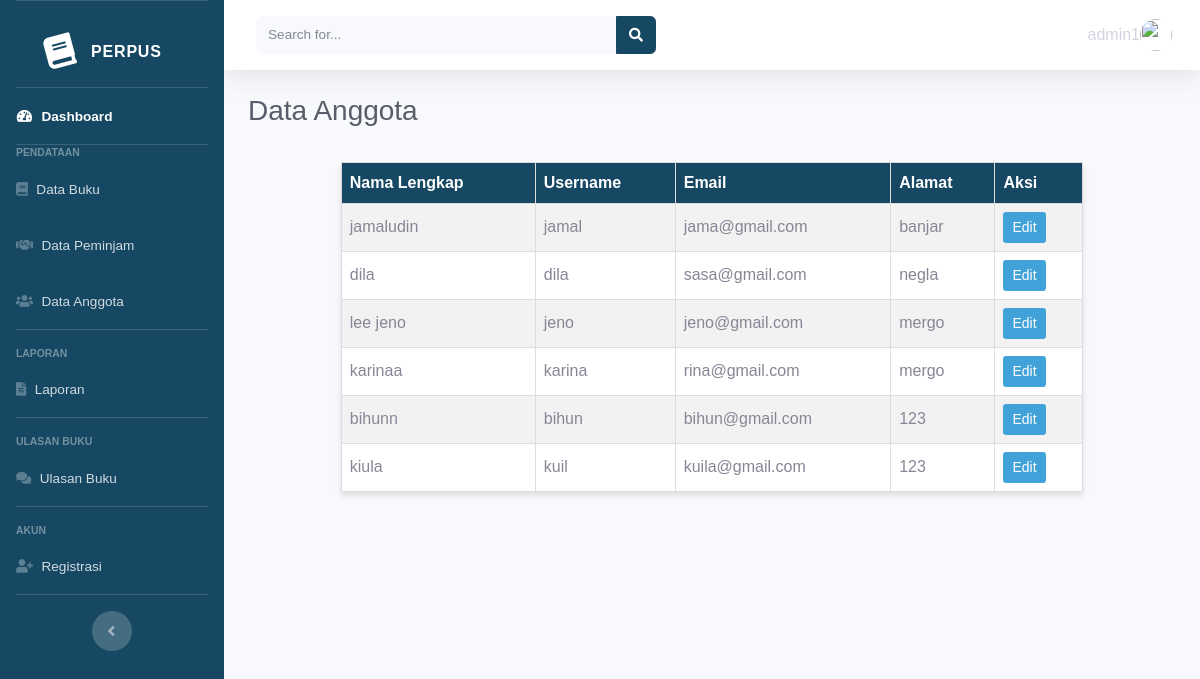
/admin/index_data_anggota.php (signed in), run on an earlier commit of the app's database.
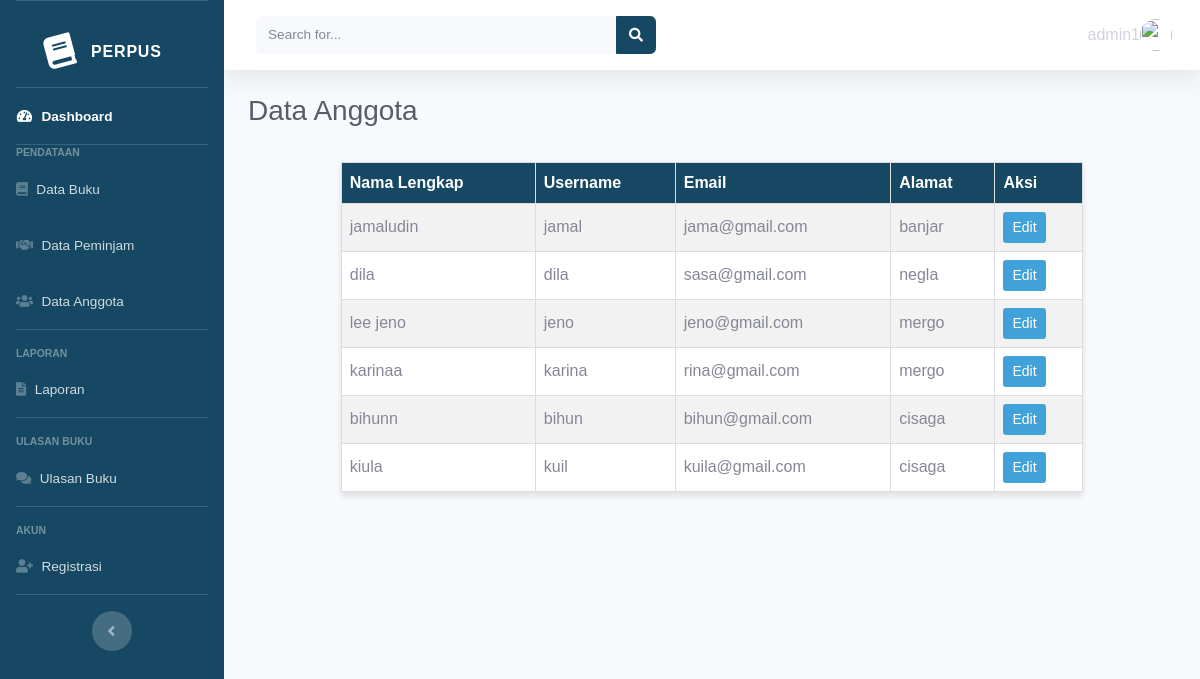
And on a later commit of the database.
### tables this page shows
CREATE TABLE `user` (
  `user_id` int(11) NOT NULL,
  `perpus_id` int(11) NOT NULL,
  `username` varchar(50) NOT NULL,
  `password` varchar(255) NOT NULL,
  `email` varchar(50) NOT NULL,
  `nama_lengkap` varchar(50) NOT NULL,
  `no_hp` varchar(50) NOT NULL,
  `alamat` varchar(50) NOT NULL,
  `role` varchar(50) NOT NULL,
  `created_at` timestamp NOT NULL DEFAULT current_timestamp() ON UPDATE current_timestamp()
);

### admin/index_data_anggota.php (the view, shortened to what the changed rows need)
<?php
include('koneksi.php');
$sql = "SELECT * FROM user WHERE role = 'peminjam'";
$result = mysqli_query($conn, $sql);
?>
<!DOCTYPE html>
<html lang="en">
<head>
    <link href="../dashboard/vendor/fontawesome-free/css/all.min.css" rel="stylesheet" type="text/css">
    <link href="../dashboard/css/sb-admin-2.min.css" rel="stylesheet">
</head>
<body id="page-top">
    <div id="wrapper">
        <div id="content-wrapper" class="d-flex flex-column">
            <div id="content">
                <div class="container-fluid">
                    <div class="d-sm-flex align-items-center justify-content-between mb-4">
                        <h2 class=" searchable h3 mb-0 text-gray-800">Data Anggota</h2>
                    </div>
                    <div class="row">
                        <div class="col-xl-12 col-md-6 mb-4">
                            <?php
                            echo "<table border='1'>
                                <tr>
                                    <th>Nama Lengkap</th>
                                    <th>Username</th>
                                    <th>Email</th>
                                    <th>Alamat</th>
                                    <th>Aksi</th>
                                </tr>";
                            while ($row = mysqli_fetch_assoc($result)) {
                                echo "<tr>";
                                echo "<td>" . (isset($row['nama_lengkap']) ? $row['nama_lengkap'] : '') . "</td>";
                                echo "<td>" . (isset($row['username']) ? $row['username'] : '') . "</td>";
                                echo "<td>" . (isset($row['email']) ? $row['email'] : '') . "</td>";
                                echo "<td>" . (isset($row['alamat']) ? $row['alamat'] : '') . "</td>";
                                echo "<td>";
                                echo "<button class='btn btn-primary3 btn-sm' onclick=\"window.location.href='../edit/edit_data_anggota.php?user_id=" . (isset($row['user_id']) ? $row['user_id'] : '') . "'\">Edit</button>";
                                echo "</td>";
                                echo "</tr>";
                            }
                            echo "</table>"
                            ?>
                        </div>
                    </div>
                </div>
            </div>
        </div>
    </div>
</body>
</html>

What changed in the data, as far as the page shows it:
changed user "bihunn": alamat "123" → "cisaga"
changed user "kiula": alamat "123" → "cisaga"
